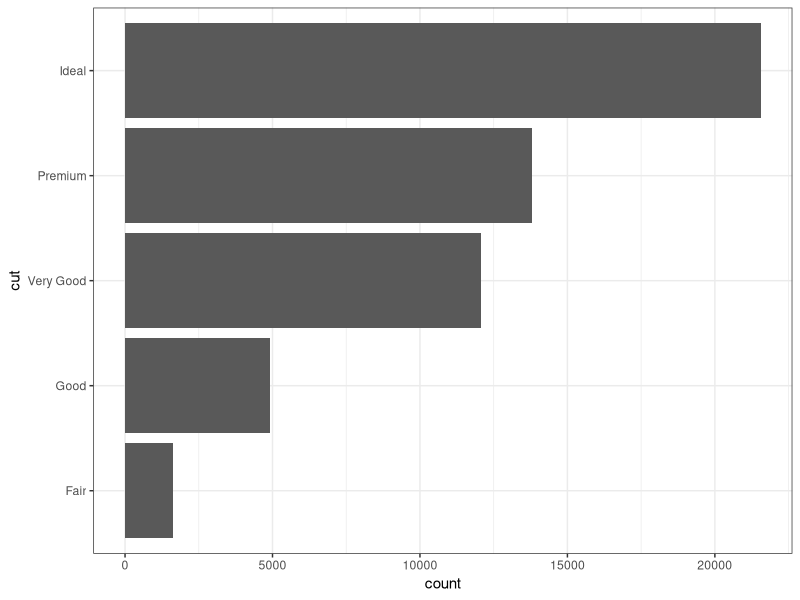

Reproduce this figure in R. (Note: this script raises an error after producing the figure.)
# test

library(ggplot2)
library(dplyr)

ggplot(diamonds,
       aes(y = cut)) +
  geom_bar() +
  theme_bw()

odb <- table2
